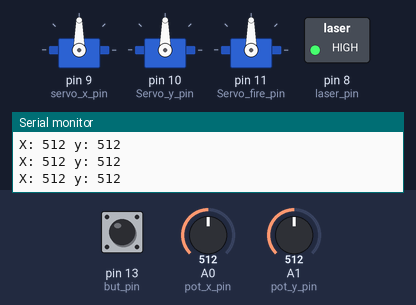
Bench run of a program on a simulated Arduino Uno, built with avr-gcc and run on an emulated ATmega328P. Shown: 3 × servo, switched loads named in the program (green lamp = pin HIGH), the last lines printed to the serial monitor. Inputs (shaded band) come from the test bench; at power-on: A0 (pot_x_pin) = 512, A1 (pot_y_pin) = 512, pin 13 (but_pin) HIGH.

Above: at 1.2 s.
1.3 s: A0 (pot_x_pin) set to 108
At 2.4 s:
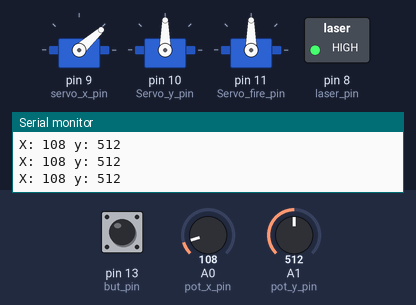
2.8 s: A0 (pot_x_pin) set to 94
At 3.5 s:
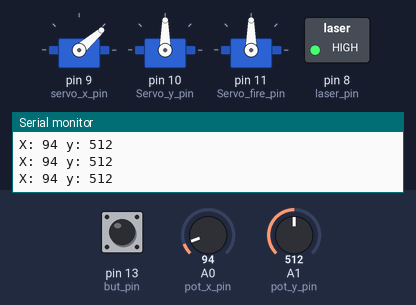
5.8 s: A1 (pot_y_pin) set to 110
At 6.9 s:
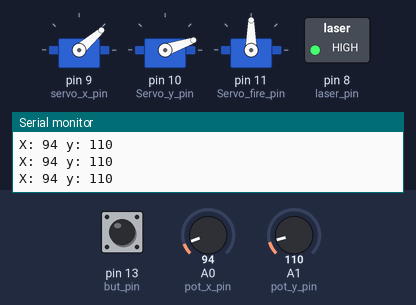
7.3 s: A1 (pot_y_pin) set to 91
At 8.0 s:
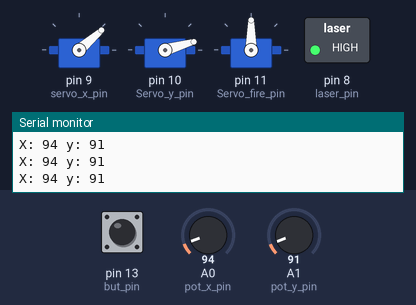
8.8 s: pin 13 (but_pin) pulled LOW for 0.15 s
At 8.98 s:
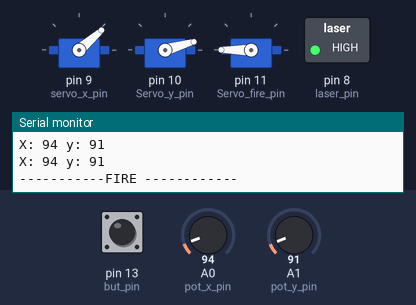
10.6 s: A0 (pot_x_pin) set to 306
At 12.0 s:
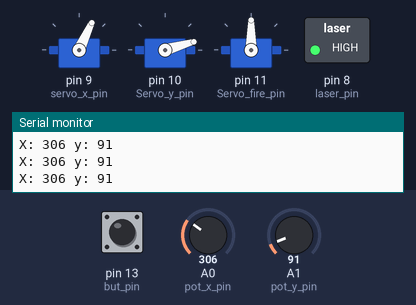
Timing chart, 0 to 13.1 s (numbered marks = the images above; inputs shaded):
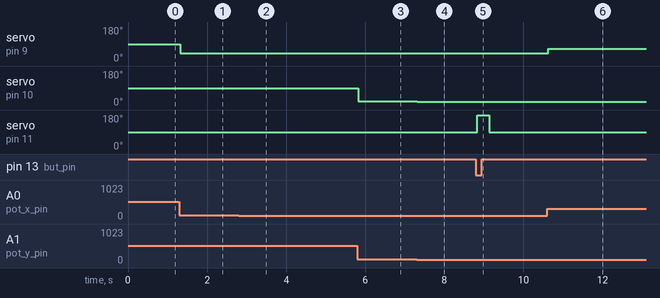

The program:

main.cpp
```cpp
#include <Arduino.h>
#include <Servo.h>
#include <Button.h>

#define pot_x_pin A0
#define pot_y_pin A1
#define but_pin 13
#define laser_pin 8

#define servo_x_pin 9
#define Servo_y_pin 10
#define Servo_fire_pin 11

Servo servo_x;
Servo servo_y;
Servo servo_fire;

Button fire_in_the_hole(but_pin);

int pos_x = 0;
int pos_y = 0;
int pos_fire_trig = 90;
int pos_fire_fire = 180;

void setup()
{
  Serial.begin(9600);
  pinMode(pot_x_pin, INPUT);
  pinMode(pot_y_pin, INPUT);

  servo_x.attach(servo_x_pin);
  servo_y.attach(Servo_y_pin);

  servo_fire.attach(Servo_fire_pin);
  servo_fire.write(pos_fire_trig);

  pinMode(laser_pin, OUTPUT);
  digitalWrite(laser_pin, HIGH);

  fire_in_the_hole.begin();
}

void loop()
{
  pos_x = analogRead(pot_x_pin);
  pos_y = analogRead(pot_y_pin);

  Serial.print("X: ");
  Serial.print(pos_x);
  Serial.print(" y: ");
  Serial.print(pos_y);

  Serial.println("");

  pos_x = map(pos_x, 0, 1023, 30, 150);
  pos_y = map(pos_y, 0, 1023, 0, 180);

  servo_x.write(pos_x);
  servo_y.write(pos_y);

  if (fire_in_the_hole.pressed())
  {
    Serial.println("-----------FIRE ------------");
    servo_fire.write(pos_fire_fire);
    delay(300);
    servo_fire.write(pos_fire_trig);
  }
}
```

Button.cpp
```cpp
// (licence header left out)
#include "Button.h"
#include <Arduino.h>

Button::Button(uint8_t pin, uint16_t debounce_ms)
:  _pin(pin)
,  _delay(debounce_ms)
,  _state(HIGH)
,  _ignore_until(0)
,  _has_changed(false)
{
}

void Button::begin()
{
	pinMode(_pin, INPUT_PULLUP);
}

//
// public methods
//

bool Button::read()
{
	// ignore pin changes until after this delay time
	if (_ignore_until > millis())
	{
		// ignore any changes during this period
	}

	// pin has changed
	else if (digitalRead(_pin) != _state)
	{
		_ignore_until = millis() + _delay;
		_state = !_state;
		_has_changed = true;
	}

	return _state;
}

// has the button been toggled from on -> off, or vice versa
bool Button::toggled()
{
	read();
	return has_changed();
}

// mostly internal, tells you if a button has changed after calling the read() function
bool Button::has_changed()
{
	if (_has_changed)
	{
		_has_changed = false;
		return true;
	}
	return false;
}

// has the button gone from off -> on
bool Button::pressed()
{
	return (read() == PRESSED && has_changed());
}

// has the button gone from on -> off
bool Button::released()
{
	return (read() == RELEASED && has_changed());
}
```

Button.h
```cpp
// (licence header left out)
#ifndef Button_h
#define Button_h
#include "Arduino.h"

class Button
{
	public:
		Button(uint8_t pin, uint16_t debounce_ms = 100);
		void begin();
		bool read();
		bool toggled();
		bool pressed();
		bool released();
		bool has_changed();

		const static bool PRESSED = LOW;
		const static bool RELEASED = HIGH;

	private:
		uint8_t  _pin;
		uint16_t _delay;
		bool     _state;
		uint32_t _ignore_until;
		bool     _has_changed;
};

#endif
```

Measured:
- after the input at 1.3 s, servo on pin 9 (servo_x_pin): 90° → 42° at once
- after the input at 2.8 s, servo on pin 9 (servo_x_pin): 42° → 41° at once
- after the input at 5.8 s, servo on pin 10 (Servo_y_pin): 90° → 19° at once
- after the input at 7.3 s, servo on pin 10 (Servo_y_pin): 19° → 16° at once
- after the input at 8.8 s, servo on pin 11 (Servo_fire_pin): 90° → 180° at once, → 90° 0.30 s later
- after the input at 10.6 s, servo on pin 9 (servo_x_pin): 41° → 65° at once
